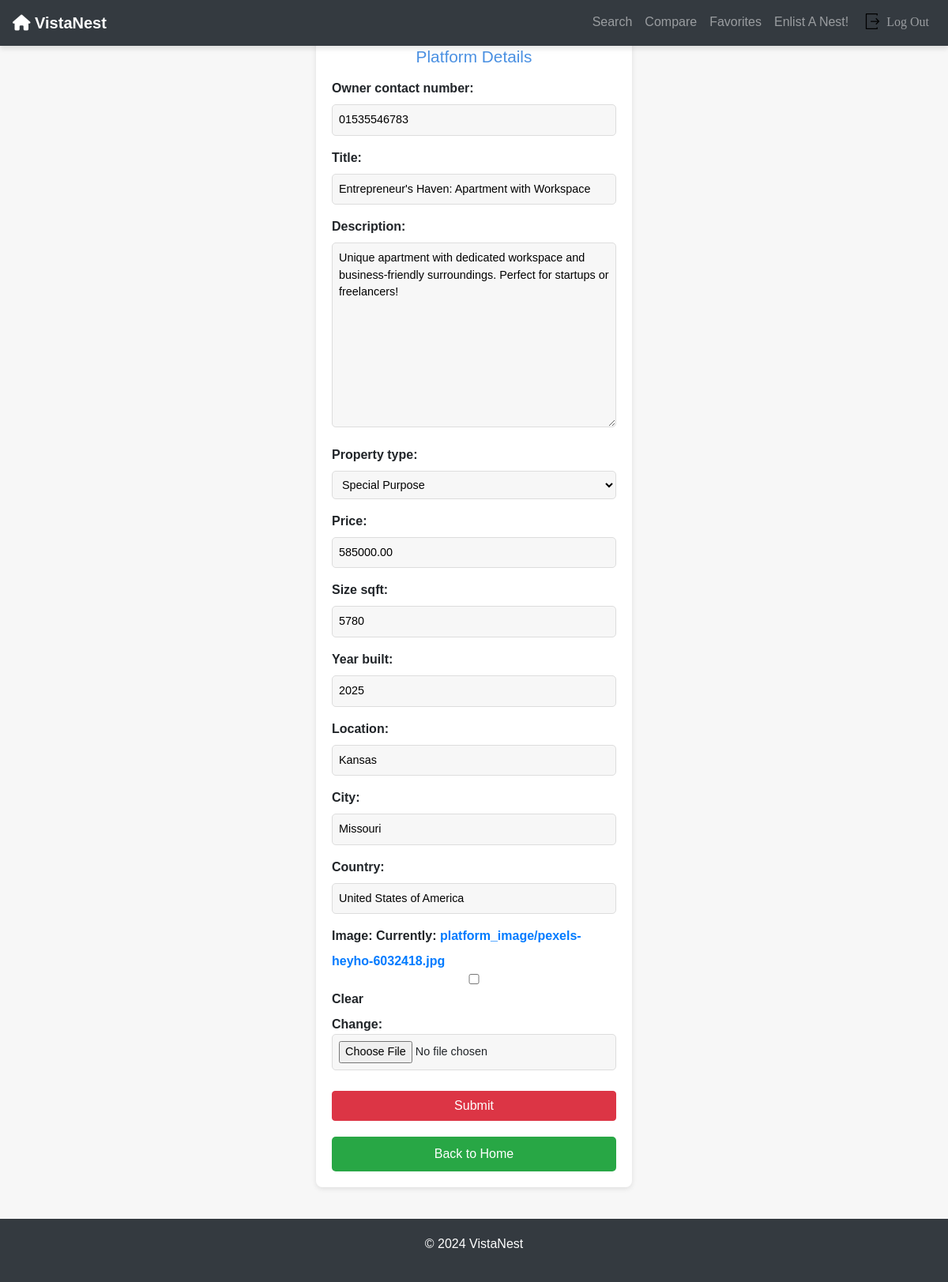
Page /platforms/update-platform/29 on the committed database.
### platforms/models.py (models this page shows, shortened)
class Platform(models.Model):
    property_type_choices = [
        ('Residential', 'Residential'),
        ('Commercial', 'Commercial'),
        ('Land', 'Land'),
        ('Industrial', 'Industrial'),
        ('Special Purpose', 'Special Purpose')
    ]
    owner_contact_number = models.CharField(max_length=15, blank=True, null=True)
    title = models.CharField(max_length=100)
    description = models.TextField(default="This Property is mindblowing!")
    property_type = models.CharField(max_length=20, choices=property_type_choices)
    price = models.DecimalField(max_digits=10, decimal_places=2)
    size_sqft = models.PositiveIntegerField()
    year_built = models.PositiveIntegerField()
    location = models.CharField(max_length=100)
    city = models.CharField(max_length=50)
    country = models.CharField(max_length=50)
    listed_date = models.DateField(auto_now_add=True)
    image = models.ImageField(upload_to='platform_image/', blank=True, null=True, default='platform_image/houses.png')

### platforms/views.py (the view)
# urls.py: path('update-platform/<int:p_id>', views.update_platform, name='update-platform'),
def update_platform(request, p_id):
    p = Platform.objects.get(pk=p_id)
    if request.method == "POST":
        form = forms.PlatformForm(request.POST or None, request.FILES, instance=p)
        if form.is_valid():
            form.save()
            return redirect("home")
    else:
        form = forms.PlatformForm(instance=p)
    return render(request, 'forms.html', {
        "form": form
    })

### platforms/forms.py
class PlatformForm(forms.ModelForm):
    class Meta:
        model = Platform
        fields = '__all__'
    image = forms.ImageField(required=False)

### templates/forms.html (shortened to what this page needs)
<!DOCTYPE html>
<html lang="en">
{% extends "home.html" %}
{% block content %}
<head>
</head>
<body>
    <div class="container">
        <h1>Platform Details</h1>
        <form method="POST" enctype="multipart/form-data">
            <div>
                <b>{{ form.as_p }}</b>
            </div>
            <button type="submit" class="btn btn-danger">Submit</button>
            <a href="{% url 'home' %}" class="btn-back">Back to Home</a>
        </form>
    </div>
</body>
{% endblock %}

### templates/home.html (style rules this page uses)
body { font-family: 'Poppins', sans-serif; background-color: #f8f9fa; padding-top: 80px; }

### templates/forms.html (style rules this page uses)
body { font-family: Arial, sans-serif; background-color: #f7f7f7; margin: 0; padding: 0; }
.container { width: 100%; max-width: 400px; margin: 40px auto; padding: 20px; background-color: #fff; border-radius: 8px; box-shadow: 0 2px 6px rgba(0, 0, 0, 0.1); }
h1 { color: #4A90E2; font-size: 1.3em; text-align: center; margin-bottom: 15px; }
form { display: flex; flex-direction: column; gap: 10px; }
form input, form select, form textarea { width: 100%; padding: 8px; border-radius: 5px; border: 1px solid #ddd; background-color: #f7f7f7; font-size: 0.9em; }
form button { width: 100%; padding: 12px; border-radius: 5px; border: none; font-size: 1em; cursor: pointer; }
.btn-back { background-color: #28a745; color: white; text-align: center; display: block; font-size: 1em; padding: 10px; border-radius: 5px; text-decoration: none; margin-top: 10px; }

### rows in the picture
Platform: owner_contact_number "01535546783", title "Entrepreneur's Haven: Apartment with Workspace", description "Unique apartment with dedicated workspace and business-friendly surroundings. Perfect for startups or freelancers!", property_type "Special Purpose", price "585000.00", size_sqft "5780", year_built "2025", location "Kansas", city "Missouri", country "United States of America"
